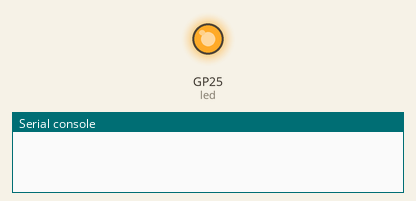
The program below on a simulated Raspberry Pi Pico running MicroPython. On the bench: output pins drawn as LEDs (lit = HIGH), the last lines printed to the serial console. The clock reads 2024-03-15 10:24:30 at power-on unless the program sets it. At 0.5 s the program stops and its outputs stay as they are.

Above: at 0.1 s.
At 0.6 s:
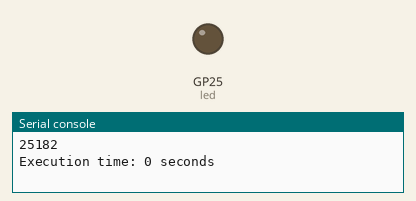
Timing chart, 0 to 2.0 s (numbered marks = the images above):
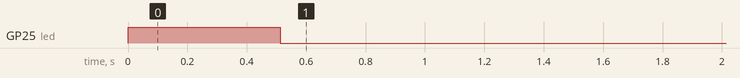

Measured:
- by itself, GP25 (led): LOW → HIGH at 0.00 s, → LOW 0.51 s later

The program:

multiplicar.py
```python
from machine import Pin
import time

st = time.time()
led = Pin("LED", Pin.OUT)
led.value(0)
cuantos = 0

def matrix_multiplication(A,B):
    rows_a = len(A)
    cols_a = len(A[0])
    rows_b = len(B)
    cols_b = len(B[0])
    global cuantos
    result = [[0 for row in range(cols_b)] for col in range(rows_a)]
    for s in range(rows_a):
        for j in range(cols_b):
            for k in range(cols_a):
                result[s][j] += A[s][k] * B[k][j]
                cuantos += 1
    return result

led.toggle()

A = [[1,3,5],[2,4,7]]
B = [[-5,8,11],[3,9,21],[4,0,8]]

for i in range(1,1400):
    R = matrix_multiplication(A,B)

et = time.time()
led.toggle()
print (cuantos)
elapsed_time = et - st
print('Execution time:', elapsed_time, 'seconds')
```
